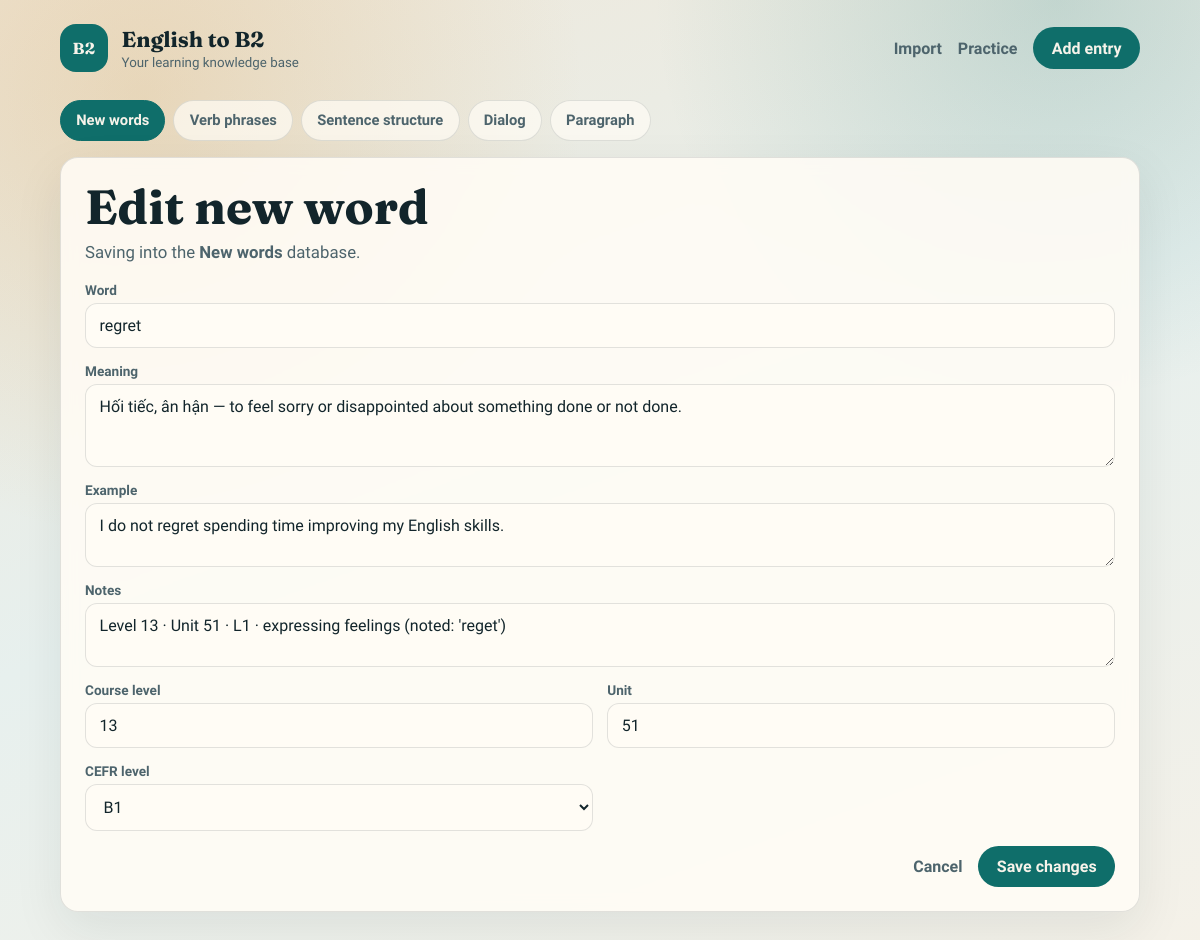
The app's page /edit/new_words/64 with its own data.
### tables this page shows
CREATE TABLE new_words (
  id INTEGER PRIMARY KEY AUTOINCREMENT,
  word TEXT NOT NULL,
  meaning TEXT NOT NULL,
  example TEXT,
  notes TEXT,
  cefr_level TEXT NOT NULL DEFAULT 'B1' CHECK (
    cefr_level IN ('A1', 'A2', 'B1', 'B2')
  ),
  created_at TEXT NOT NULL DEFAULT (datetime('now', 'localtime')),
  updated_at TEXT NOT NULL DEFAULT (datetime('now', 'localtime'))
, level INTEGER NOT NULL DEFAULT 13, practice_count INTEGER NOT NULL DEFAULT 0, unit INTEGER NOT NULL DEFAULT 50);

### app.py (the view, shortened to what this page needs)
@app.route("/edit/<type_key>/<int:entry_id>", methods=["GET", "POST"])
def edit(type_key: str, entry_id: int):
    type_key = db.ensure_type(type_key)
    meta = db.TYPES[type_key]
    entry = db.get_entry(type_key, entry_id)
    if entry is None:
        flash("Entry not found.", "error")
        return redirect(url_for("index", type=type_key))
    return render_template(
        "form.html",
        mode="edit",
        type_key=type_key,
        meta=meta,
        types=db.TYPES,
        type_order=db.TYPE_ORDER,
        entry=entry,
        levels=db.CEFR_LEVELS,
    )

### app.py (called while the page is built)
@app.before_request
def ensure_db() -> None:
    db.init_db()

### db.py (called while the page is built)
def get_connection() -> sqlite3.Connection:
    DATA_DIR.mkdir(parents=True, exist_ok=True)
    conn = sqlite3.connect(DB_PATH)
    conn.row_factory = sqlite3.Row
    conn.execute("PRAGMA foreign_keys = ON")
    return conn

def _table_columns(conn: sqlite3.Connection, table: str) -> set[str]:
    rows = conn.execute(f"PRAGMA table_info({table})").fetchall()
    return {row["name"] for row in rows}

def init_db() -> None:
    with get_connection() as conn:
        conn.executescript(SCHEMA_PATH.read_text(encoding="utf-8"))
        _migrate_schema(conn)
        conn.commit()

def ensure_type(type_key: str) -> str:
    if type_key in TYPES:
        return type_key
    return DEFAULT_TYPE

def get_entry(type_key: str, entry_id: int) -> sqlite3.Row | None:
    type_key = ensure_type(type_key)
    table = TYPES[type_key]["table"]
    with get_connection() as conn:
        return conn.execute(
            f"SELECT * FROM {table} WHERE id = ?",
            (entry_id,),
        ).fetchone()

### templates/form.html (shortened to what this page needs)
{% extends "base.html" %}
{% block content %}
<nav class="tabs" aria-label="Learning types">
  {% for key in type_order %}
    <a
      class="tab {% if key == type_key %}is-active{% endif %}"
      href="{{ url_for('add', type=key) if mode == 'add' else url_for('index', type=key) }}"
    >
      {{ types[key].label }}
    </a>
  {% endfor %}
</nav>
<section class="form-shell">
  <h1>{% if mode == 'edit' %}Edit {{ meta.singular }}{% else %}Add {{ meta.singular }}{% endif %}</h1>
  <p class="lede">Saving into the <strong>{{ meta.label }}</strong> database.</p>
  <form method="post" class="entry-form">
    {% if type_key == 'new_words' %}
      <label>
        <span>Word</span>
        <input name="word" required value="{{ entry.word }}" placeholder="e.g. nevertheless">
      </label>
      <label>
        <span>Meaning</span>
        <textarea name="meaning" required rows="3" placeholder="Meaning in English or Vietnamese">{{ entry.meaning }}</textarea>
      </label>
      <label>
        <span>Example</span>
        <textarea name="example" rows="2" placeholder="I was tired; nevertheless, I finished.">{{ entry.example }}</textarea>
      </label>
    {% endif %}
    <label>
      <span>Notes</span>
      <textarea name="notes" rows="2" placeholder="Tips, mistakes to avoid, translation…">{{ entry.notes }}</textarea>
    </label>
    <div class="form-row">
      <label>
        <span>Course level</span>
        <input type="number" name="level" min="1" required value="{{ entry.level if entry.level is defined and entry.level != '' else 13 }}">
      </label>
      <label>
        <span>Unit</span>
        <input type="number" name="unit" min="1" required value="{{ entry.unit if entry.unit is defined and entry.unit != '' else 50 }}">
      </label>
      <label>
        <span>CEFR level</span>
        <select name="cefr_level">
          {% for level in levels %}
            <option value="{{ level }}" {% if entry.cefr_level == level %}selected{% endif %}>{{ level }}</option>
          {% endfor %}
        </select>
      </label>
    </div>
    <div class="form-actions">
      <a href="{{ url_for('index', type=type_key) }}">Cancel</a>
      <button class="btn" type="submit">{% if mode == 'edit' %}Save changes{% else %}Save entry{% endif %}</button>
    </div>
  </form>
</section>
{% endblock %}

### static/style.css (style rules this page uses)
:root { --ink: #12252b; --muted: #4d646c; --paper: #f3efe6; --panel: rgba(255, 252, 245, 0.88); --line: rgba(18, 37, 43, 0.12); --sea: #0f6e6a; --sea-deep: #0a4f4c; --sand: #d8a45a; --danger: #9b3b2e; --shadow: 0 18px 50px rgba(18, 37, 43, 0.08); --radius: 18px; --font-display: "Fraunces", Georgia, serif; --font-body: "Source Sans 3", "Segoe UI", sans-serif; }
* { box-sizing: border-box; }
html, body { margin: 0; min-height: 100%; }
body { color: var(--ink); font-family: var(--font-body); background: radial-gradient(circle at 12% 10%, rgba(216, 164, 90, 0.28), transparent 32%), radial-gradient(circle at 88% 0%, rgba(15, 110, 106, 0.18), transparent 28%), linear-gradient(160deg, #efe8da 0%, #e7f0ee 48%, #f5f1e8 100%); }
.btn, button[type="submit"] { appearance: none; border: 0; border-radius: 999px; background: var(--sea); color: #f7f3ea; padding: 0.7rem 1.15rem; font: inherit; font-weight: 700; text-decoration: none; cursor: pointer; }
h1 { margin: 0 0 0.6rem; font-family: var(--font-display); font-size: clamp(2rem, 4vw, 3rem); line-height: 1.05; font-weight: 700; }
.lede { margin: 0; color: var(--muted); font-size: 1.05rem; max-width: 38rem; }
.stats, .entry, .form-shell, .empty, .filters { background: var(--panel); border: 1px solid var(--line); box-shadow: var(--shadow); backdrop-filter: blur(8px); }
.tabs { display: flex; flex-wrap: wrap; gap: 0.5rem; margin-bottom: 1rem; }
.tab { display: inline-flex; align-items: center; gap: 0.45rem; padding: 0.65rem 0.95rem; border-radius: 999px; border: 1px solid var(--line); background: rgba(255, 252, 245, 0.7); color: var(--muted); text-decoration: none; font-weight: 700; font-size: 0.92rem; }
.tab.is-active { background: var(--sea); border-color: var(--sea); color: #f7f3ea; }
.form-row { display: grid; grid-template-columns: 1fr 1fr; gap: 0.9rem; }
label { display: grid; gap: 0.35rem; }
label span { font-size: 0.85rem; font-weight: 700; color: var(--muted); }
input, textarea, select { width: 100%; border: 1px solid var(--line); border-radius: 12px; padding: 0.75rem 0.85rem; font: inherit; background: #fffcf5; color: var(--ink); }
textarea { resize: vertical; }
.empty, .form-shell { border-radius: var(--radius); padding: 1.5rem; }
.entry-form { display: grid; gap: 0.9rem; margin-top: 1.25rem; }
.form-actions { display: flex; justify-content: flex-end; gap: 1rem; align-items: center; }
.form-actions a { color: var(--muted); text-decoration: none; font-weight: 600; }

### records on screen
new_words: word "regret", meaning "Hối tiếc, ân hận — to feel sorry or disappointed about something done or not done.", example "I do not regret spending time improving my English skills.", notes "Level 13 · Unit 51 · L1 · expressing feelings (noted: 'reget')", level "13", unit "51", cefr_level "B1"

### other values on screen
{{ types[key].label }} "New words" "Verb phrases" "Sentence structure" "Dialog" "Paragraph"
{{ meta.singular }} "new word"
{{ meta.label }} "New words"
